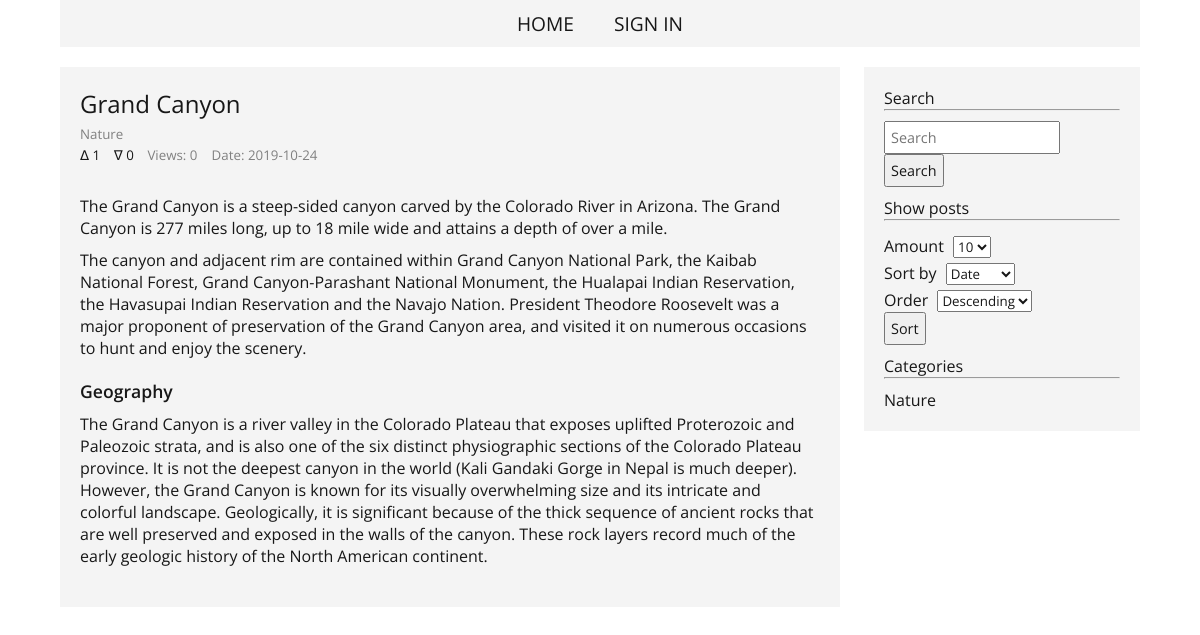
Page /pages/article.php?id=40 on the committed database.
### tables this page shows
CREATE TABLE `categories` (
  `id` int(11) NOT NULL,
  `title` varchar(100) NOT NULL
);

CREATE TABLE `articles` (
  `id` int(11) NOT NULL,
  `title` varchar(255) NOT NULL,
  `text` text NOT NULL,
  `pubdate` datetime DEFAULT current_timestamp(),
  `views` int(11) NOT NULL DEFAULT 0,
  `likes` int(11) NOT NULL DEFAULT 0,
  `dislikes` int(11) NOT NULL DEFAULT 0,
  `category_id` varchar(20) NOT NULL
);

### includes/post-info.php (the view, shortened to what this page needs)
<div class="post-info">
	<a class="post-title" href="article.php?id=<?php echo $post['id'] ?>">
		<span><?php echo $post['title'] ?></span>
	</a>
	<small class="categories">
		<?php
			$categories = mysqli_query($connection, 'SELECT * FROM `categories`');
			if (mysqli_num_rows($categories) > 0)
				$post_category_array = str_split($post['category_id']);
				foreach ($categories as $cat) {
					foreach ($post_category_array as $post_category) {
						if (is_numeric($post_category) and $cat['id'] == (int)$post_category) {
							?>
							<a href="category.php?cat=<?php echo $cat['id'] ?>"><?php echo $cat['title'] ?></a><?php
						}
					}
				}
		?>
	</small>
	<div class="post-meta">
		<small class="likes">
			<button id="likes-<?php echo $post['id'] ?>" type="button" onclick="Rating(<?php echo $post['id'] ?>, 1, 'likes-<?php echo $post['id'] ?>')">&#5123; <?php echo $post['likes'] ?></button>
	    </small>
		<small class="dislikes">
			<button id="dislikes-<?php echo $post['id'] ?>" type="button" onclick="Rating(<?php echo $post['id'] ?>, 0, 'dislikes-<?php echo $post['id'] ?>')">&#5121; <?php echo $post['dislikes'] ?></button>
		</small>
		<small class="views">Views: <?php echo $post['views'] ?></small>
		<small class="pubdate">Date: <?php for($i = 0; $i < 10; $i++) {echo $post['pubdate'][$i];}  ?></small>
	</div>
</div>

### pages/article.php (shortened to what this page needs)
<!DOCTYPE html>
<html lang="en">
<head>
	<?php require '../includes/config.php' ?>
	<link rel="stylesheet" type="text/css" href="../css/main.css?version=1.0">
	<link rel="stylesheet" type="text/css" href="../css/article.css?version=1.0">
	<link rel="stylesheet" type="text/css" href="../css/topnav.css?version=1.0">
	<link rel="stylesheet" type="text/css" href="../css/aside.css?version=1.0">
	<link rel="stylesheet" type="text/css" href="../css/post-info.css?version=1.0">
</head>
<body>
	<?php include '../includes/topnav.php' ?>
	<?php include '../includes/aside.php' ?>
	<div class="content">
		<article>
			<?php
				$article_id = $_GET['id'];
				$result = mysqli_query($connection, "SELECT * FROM `articles` WHERE `id` = $article_id");
				if (mysqli_num_rows($result) > 0) {
					$post = mysqli_fetch_assoc($result);
				include '../includes/post-info.php'
			?>
			<div class="post-content">
				<?php
					echo $post['text'];
				}
				?>
			</div>
		</article>
	</div>
</body>
</html>

### includes/topnav.php (shortened to what this page needs)
<nav>
	<?php require '../includes/get-user.php' ?>
	<ul class="topnav">
		<li><a href="home.php">HOME</a></li>
		<?php if (!isset($_SESSION['user'])) { ?>
		<li><a href="login.php">SIGN IN</a></li>
		<?php } else {
		?>
		<li><a href="user.php"><?php echo $user['name'] ?></a></li>
		<?php } ?>
	</ul>
</nav>

### includes/aside.php (shortened to what this page needs)
<aside>
	<span>Search</span>
	<hr>
	<form method="get" action="../pages/search-results.php" autocomplete="off">
		<div class="inline-wrapper">
			<input type="text" placeholder="Search" name="search_key" value="<?php if (isset($key)) {echo $key;} ?>">
			<input type="submit" value="Search">
		</div>
	</form>
	<span>Show posts</span>
	<hr>
	<form method="get" action="../pages/home.php">
		<div>
			<label for="max-count">Amount</label>
			<select name="max-count">
				<option value="10" <?php if (!empty($_GET['max-count']) and $_GET['max-count'] == '10') { echo 'selected'; } ?>>10</option>
			</select>
		</div>
		<div>
			<label for="sort_by">Sort by</label>
			<select name="sort_by">
				<option value="pubdate" <?php if (!empty($_GET['sort_by']) and $_GET['sort_by'] == 'pubdate') { echo 'selected'; } ?>>Date</option>
			</select>
		</div>
		<div>
			<label for="order">Order</label>
			<select name="order">
				<option value="DESC" <?php if (!empty($_GET['order']) and $_GET['order'] == 'DESC') { echo 'selected'; } ?>>Descending</option>
			</select>
		</div>
		<input type="submit" value="Sort">
	</form>
	<span>Categories</span>
	<hr>
	<?php
		$categories = mysqli_query($connection, "SELECT * from `categories`");
		if (mysqli_num_rows($categories) > 0) {
			while ($category = mysqli_fetch_assoc($categories)) {
				?>
				<a href="category.php?cat=<?php echo $category['id'] ?>"><?php echo $category['title'] ?></a>
				<?php
			}
		}
	?>
</aside>

### css/main.css (style rules this page uses)
* { margin: 0; padding: 0; font-family: 'Open Sans', sans-serif; color: #171717; box-sizing: border-box; }
a { text-decoration: none; }
.content { display: flex; flex-direction: column; width: 65%; float: left; margin-left: 5%; }
input, textarea { padding: 5px; font-size: 0.9em; max-width: 100%; }
select { margin-top: 5px; }

### css/article.css (style rules this page uses)
article { margin-bottom: 20px; background-color: #f4f4f4; padding: 20px; }
article a { color: grey; }
.post-content { margin: 20px 0; }
.post-content p { margin: 10px 0; }
.post-content h2 { margin: 10px 0; font-weight: 600; font-size: 1.1em; }

### css/topnav.css (style rules this page uses)
.topnav { background-color: #f4f4f4; display: flex; justify-content: center; font-size: 1.2em; list-style: none; padding: 10px; margin: 0 5% 20px 5%; }
.topnav li { display: inline-block; }
.topnav a { padding: 5px 20px; }

### css/aside.css (style rules this page uses)
aside { float: right; margin-right: 5%; margin-bottom: 20px; width: 23%; background-color: #f4f4f4; padding: 20px; }
aside form { margin-bottom: 10px; }
aside hr { margin-bottom: 10px; }
form label { margin-right: 5px; }

### css/post-info.css (style rules this page uses)
.post-info { display: flex; flex-direction: column; }
.post-title { font-size: 24px; margin-bottom: 5px; }
.categories a { color: grey; }
.post-meta small, .post-meta a { color: grey; margin-top: 5px; }
.likes, .dislikes, .views { margin-right: 10px; }
.likes button, .dislikes button { outline: none; cursor: pointer; border: 0; background-color: transparent; }

### rows in the picture
categories: title "Nature"
articles: title "Grand Canyon", likes "1", dislikes "0", views "0", pubdate "2", pubdate "0", pubdate "1", pubdate "9", pubdate "-", pubdate "4", text "The Grand Canyon is a steep-sided canyon carved by the Colorado River in Arizona. The Grand Canyon is 277 miles long, up to 18 mile wide and attains a depth of over a mile. The canyon and adjacent rim are contained within Grand Canyon National Park, the Kaibab National Forest, Grand Canyon-Parashant National Monument, the Hualapai Indian Reservation, the Havasupai Indian Reservation and the Navajo Nation. President Theodore Roosevelt was a major proponent of preservation of the Grand Canyon area, and visited it on numerous occasions to hunt and enjoy the scenery. Geography The Grand Canyon is a river valley in the Colorado Plateau that exposes uplifted Proterozoic and Paleozoic strata, and…"
